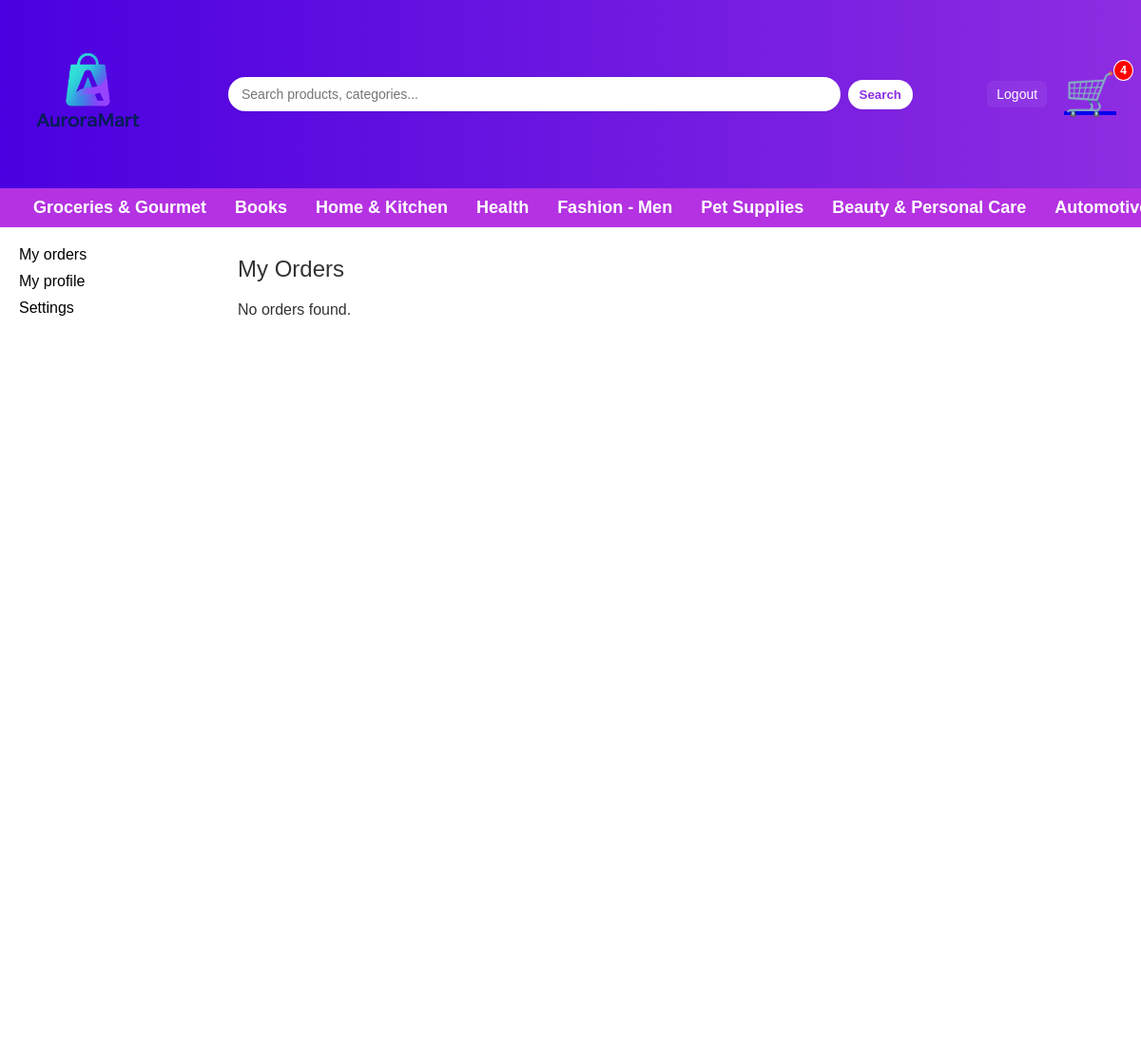
The app's page /myOrders/ (signed in), older data.
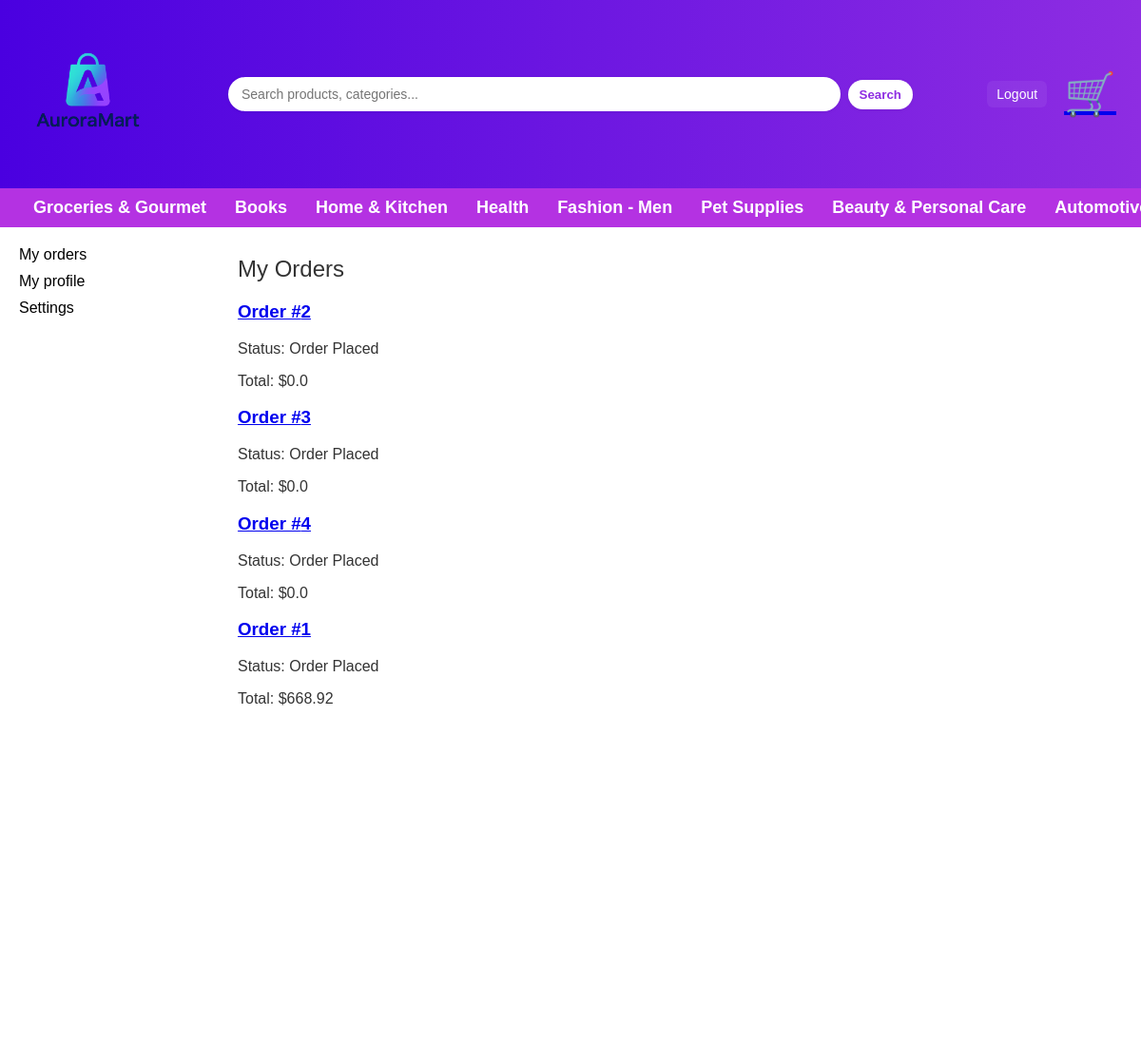
The same page, newer data.
### onlineshopfront/models.py (models this page shows, shortened)
class Category(models.Model):
    category_id = models.AutoField(primary_key=True)
    category_name = models.CharField(max_length=50, choices = PRODUCT_CATEGORY)
    slug = models.SlugField(max_length=60, unique=True, blank=True, null=True)

class Order(models.Model):
    ORDER_STATUS = [
        ('Order Placed', 'Order Placed'),
        ('Shipped', 'Shipped'),
        ('Delivered', 'Delivered')
    ]
    order_id = models.AutoField(primary_key=True)
    order_status = models.CharField(max_length = 50, choices = ORDER_STATUS)
    order_date = models.DateField()
    order_price = models.FloatField(default=0.0)
    required_date = models.DateField()
    shipped_date = models.DateField(blank=True, null= True)
    shipping_fee = models.FloatField(default=0.0)
    customer = models.ForeignKey(Customer, on_delete=models.RESTRICT, related_name = 'customer_orders')

### onlineshopfront/views.py (the view)
# urls.py: path('myOrders/', views.myOrder, name='myOrder'),
@login_required
def myOrder(request):
    try:
        cust = getattr(request.user, 'customer_profile', None)
    except Exception:
        cust = None
    orders_list = []
    if cust is not None:
        from .models import Order
        qs = Order.objects.filter(customer=cust).order_by('-order_date')
        for o in qs:
            orders_list.append({'id': getattr(o, 'order_id', None), 'status': getattr(o, 'order_status', ''), 'total': getattr(o, 'order_price', 0.0)})
    return render(request, "onlineshopfront/myOrders.html", {'orders': orders_list})

### adminpanel/context_processors.py (called while the page is built, shortened)
def role_flags(request):
    user = request.user
    names = set(user.groups.values_list('name', flat=True))
    is_admin = user.is_superuser or 'Admin' in names
    return {
        'can_catalogue': is_admin or 'Manager' in names or 'Merchandiser' in names,
        'can_inventory': is_admin or 'Manager' in names or 'Merchandiser' in names or 'Inventory' in names,
        'can_customers': is_admin or 'Manager' in names or 'Support' in names,
        'can_staff': is_admin,
    }

### onlineshopfront/context_processors.py (called while the page is built)
def site_categories(request):
    try:
        cats = Category.objects.all()
    except Exception:
        cats = []
    cart_count = 0
    try:
        if request.user and request.user.is_authenticated:
            try:
                cust = request.user.customer_profile
                cart = Cart.objects.filter(cart_customer=cust).first()
                if cart:
                    cart_count = sum(ci.quantity for ci in cart.items.all())
            except Exception:
                cart_count = 0
        else:
            sess = getattr(request, 'session', None)
            if sess:
                s = sess.get('cart', {})
                cart_count = sum(int(v) for v in s.values()) if isinstance(s, dict) else 0
    except Exception:
        cart_count = 0
    return {"site_categories": cats, "cart_count": cart_count}

### onlineshopfront/templates/onlineshopfront/myOrders.html
{% extends "onlineshopfront/base.html" %}
{% load static %}
{% block content %}
<h2>My Orders</h2>
<div class="order-list">
    {% for order in orders %}
    <div class="order">
        <h3><a href="{% url 'onlineshopfront:order_detail' order.id %}">Order #{{ order.id }}</a></h3>
        <p>Status: {{ order.status }}</p>
        <p>Total: ${{ order.total }}</p>
    </div>
    {% empty %}
    <p>No orders found.</p>
    {% endfor %}
</div>
{% endblock %}

### onlineshopfront/templates/onlineshopfront/base.html (shortened to what this page needs)
{% load static %}
<!DOCTYPE html>
<html lang="en">
<head>
    <link rel="stylesheet" href="{% static 'onlineshopfront/css/styles.css' %}">
</head>
<body>
    <div class="header">
        <a href="{% url 'onlineshopfront:index' %}" class="logo-link">
            <img class="logo-img" src="{% static 'images/AuroraMartLogo.png' %}" alt="AuroraMart Logo">
        </a>
        <form method="get" action="{% url 'onlineshopfront:product_list' %}" class="search-form">
            <input name="q" type="search" placeholder="Search products, categories..."
                value="{{ request.GET.q|default:'' }}" />
            <button type="submit">Search</button>
        </form>
        <div class="cart-and-auth">
            <a class="cart-link" href="{% url 'onlineshopfront:view_cart' %}">
                <div class="cart">
                    🛒
                    {% if cart_count %}
                    <span class="cart-count">{{ cart_count }}</span>
                    {% endif %}
                </div>
            </a>
            <div class="auth-links">
                {% if request.user.is_authenticated %}
                <a class="auth-link" href="{% url 'onlineshopfront:logout' %}">Logout</a>
                {% else %}
                <a class="auth-link" href="{% url 'onlineshopfront:login' %}">Sign in</a>
                <a class="auth-link" href="{% url 'onlineshopfront:create_account' %}">Create account</a>
                {% endif %}
            </div>
        </div>
    </div>
    <div class="category-nav">
        {% for cat in site_categories %}
        {% if cat.slug %}
        <a href="{% url 'onlineshopfront:product_list_by_category' cat.slug %}">{{ cat.category_name }}</a>
        {% else %}
        <a href="#">{{ cat.category_name }}</a>
        {% endif %}
        {% endfor %}
    </div>
    <div class="page-container">
        <div class="sidebar">
            <a href="{% url 'onlineshopfront:myOrder' %}">My orders</a>
            <a href="{% url 'onlineshopfront:myProfile' %}">My profile</a>
            <a href="{% url 'onlineshopfront:settings' %}">Settings</a>
        </div>
        <main class="content">
            {% block content %}
            {% endblock %}
        </main>
    </div>
</body>
</html>

### onlineshopfront/static/onlineshopfront/css/styles.css (style rules this page uses)
body { font-family: Arial, sans-serif; background-color: white; color: #f0f0f0; margin: 0; }
.page-container { display: flex; }
.header { background: linear-gradient(to right, #4a00e0, #8e2de2); color: white; padding: 10px 20px; display: flex; align-items: center; justify-content: space-between; font-size: 1.5rem; height: 178px; position: relative; }
.logo-img { width: 145px; }
.search-form { position: absolute; left: 50vw; transform: translateX(-50%); width: min(720px, 60vw); z-index: 1100; display: flex; align-items: center; justify-content: center; margin: 0; }
.search-form { pointer-events: none; }
.search-form input[type="search"], .search-form button { pointer-events: auto; }
.search-form input[type="search"] { flex: 1; padding: 10px 14px; border-radius: 28px; border: none; font-size: 14px; background: white; color: #222; box-shadow: 0 1px 4px rgba(0, 0, 0, 0.06); }
.search-form button { margin-left: 8px; padding: 8px 12px; border-radius: 20px; border: none; background: white; color: #8e2de2; font-weight: 600; cursor: pointer; box-shadow: 0 1px 4px rgba(0, 0, 0, 0.06); }
.category-nav { display: flex; justify-content: flex-start; background-color: #b432e2; padding: 10px 20px; overflow-x: auto; }
.category-nav a { color: white; margin: 0 15px; text-decoration: none; font-size: 18px; font-weight: bold; white-space: nowrap; }
.cart { position: relative; font-size: 44px; color: white; }
.cart-link { display: inline-flex; align-items: center; justify-content: center; padding: 6px; }
.cart-and-auth { display: flex; align-items: center; gap: 12px; }
.cart-and-auth { margin-left: auto; }
.cart-and-auth { position: relative; z-index: 1400; }
.auth-link, .cart-link { transition: transform 160ms ease, box-shadow 160ms ease, background 160ms ease; cursor: pointer; }
.cart-and-auth .auth-links { order: 1; }
.cart-and-auth .cart-link { order: 2; }
.auth-links { display: flex; align-items: center; gap: 8px; }
.auth-link { color: white; text-decoration: none; font-size: 14px; padding: 6px 10px; border-radius: 6px; background: rgba(255, 255, 255, 0.06); cursor: pointer; display: inline-block; }
.sidebar { width: 180px; padding: 20px; flex-shrink: 0; background-color: white; }
.sidebar a { display: block; margin-bottom: 10px; color: #ccc; text-decoration: none; font-size: 16px; color: black; }
.content { flex-grow: 1; padding: 30px; background: white; color: #333; min-height: 100vh; border-top-left-radius: 15px; position: relative; }
.content h2 { font-size: 24px; font-weight: 300; margin-top: 0; }

Row changes from the older to the newer data that the page shows:
added Order: status "Order Placed", total "0.0"
added Order: status "Order Placed", total "0.0"
added Order: status "Order Placed", total "0.0"
added Order: status "Order Placed", total "668.92"
Text that changed along with them:
{{ cart_count }}: "4" → (not shown)
new list line: "Order # 2 Status: Total: $"
new list line: "Order # 3 Status: Total: $"
new list line: "Order # 4 Status: Total: $"
new list line: "Order # 1 Status: Total: $"
text no longer shown: "No orders found."
